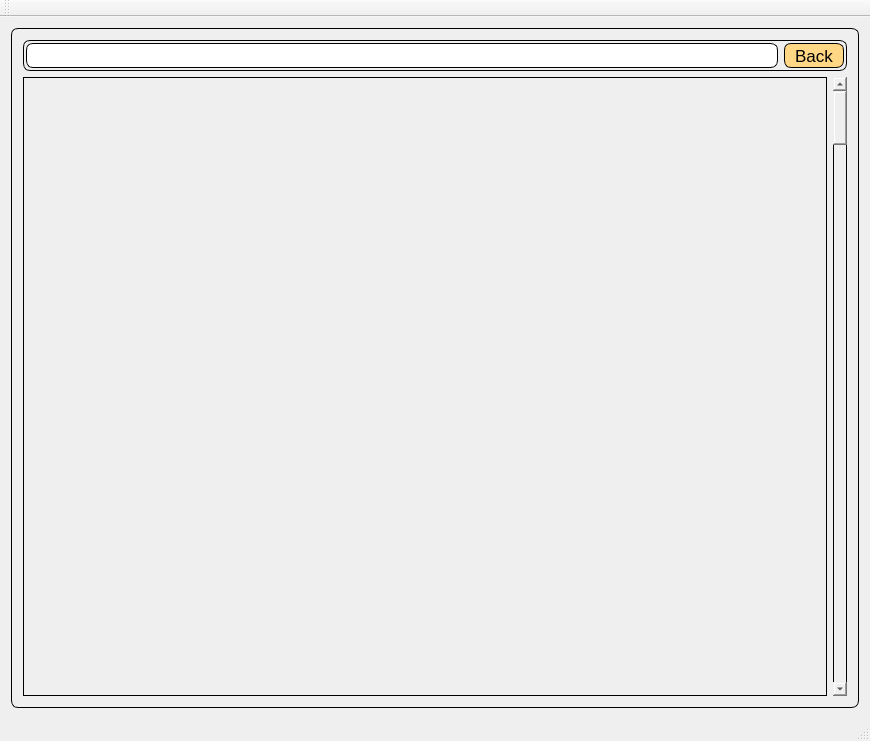
<?xml version="1.0" encoding="UTF-8"?>
<ui version="4.0">
 <class>ExplorerClass</class>
 <widget class="QMainWindow" name="ExplorerClass">
  <property name="geometry">
   <rect>
    <x>0</x>
    <y>0</y>
    <width>870</width>
    <height>741</height>
   </rect>
  </property>
  <property name="minimumSize">
   <size>
    <width>400</width>
    <height>300</height>
   </size>
  </property>
  <property name="windowTitle">
   <string>Explorer</string>
  </property>
  <widget class="QWidget" name="centralWidget">
   <layout class="QGridLayout" name="gridLayout">
    <item row="0" column="0">
     <widget class="QFrame" name="frame">
      <property name="styleSheet">
       <string notr="true">border: 1px solid; border-radius: 7px;</string>
      </property>
      <property name="frameShape">
       <enum>QFrame::StyledPanel</enum>
      </property>
      <property name="frameShadow">
       <enum>QFrame::Raised</enum>
      </property>
      <layout class="QGridLayout" name="gridLayout_2">
       <item row="1" column="0" colspan="2">
        <widget class="QFrame" name="general_frame">
         <property name="minimumSize">
          <size>
           <width>0</width>
           <height>0</height>
          </size>
         </property>
         <property name="styleSheet">
          <string notr="true">border: 1px solid; border-radius: 0px;</string>
         </property>
         <property name="frameShape">
          <enum>QFrame::NoFrame</enum>
         </property>
         <property name="frameShadow">
          <enum>QFrame::Plain</enum>
         </property>
        </widget>
       </item>
       <item row="1" column="2">
        <widget class="QScrollBar" name="v_bar_general">
         <property name="styleSheet">
          <string notr="true"/>
         </property>
         <property name="orientation">
          <enum>Qt::Vertical</enum>
         </property>
        </widget>
       </item>
       <item row="0" column="0" colspan="3">
        <widget class="QFrame" name="path_frame">
         <property name="minimumSize">
          <size>
           <width>0</width>
           <height>31</height>
          </size>
         </property>
         <property name="maximumSize">
          <size>
           <width>16777215</width>
           <height>31</height>
          </size>
         </property>
         <property name="frameShape">
          <enum>QFrame::StyledPanel</enum>
         </property>
         <property name="frameShadow">
          <enum>QFrame::Raised</enum>
         </property>
         <layout class="QHBoxLayout" name="horizontalLayout">
          <property name="leftMargin">
           <number>2</number>
          </property>
          <property name="topMargin">
           <number>2</number>
          </property>
          <property name="rightMargin">
           <number>2</number>
          </property>
          <property name="bottomMargin">
           <number>2</number>
          </property>
          <item>
           <widget class="QLineEdit" name="le_path">
            <property name="minimumSize">
             <size>
              <width>300</width>
              <height>25</height>
             </size>
            </property>
            <property name="maximumSize">
             <size>
              <width>16777215</width>
              <height>25</height>
             </size>
            </property>
            <property name="font">
             <font>
              <pointsize>10</pointsize>
             </font>
            </property>
           </widget>
          </item>
          <item>
           <widget class="QPushButton" name="btn_back">
            <property name="minimumSize">
             <size>
              <width>60</width>
              <height>25</height>
             </size>
            </property>
            <property name="maximumSize">
             <size>
              <width>60</width>
              <height>16777215</height>
             </size>
            </property>
            <property name="font">
             <font>
              <pointsize>13</pointsize>
             </font>
            </property>
            <property name="styleSheet">
             <string notr="true">QPushButton#btn_back:!hover:!pressed
{
background-color: rgb(255, 215, 133);
}
QPushButton#btn_back:hover:!pressed
{
background-color: rgb(203, 135, 0);
}
QPushButton#btn_back:hover:pressed
{
background-color: rgb(255, 215, 133);
}</string>
            </property>
            <property name="text">
             <string>Back</string>
            </property>
           </widget>
          </item>
         </layout>
        </widget>
       </item>
      </layout>
     </widget>
    </item>
   </layout>
  </widget>
  <widget class="QMenuBar" name="menuBar">
   <property name="geometry">
    <rect>
     <x>0</x>
     <y>0</y>
     <width>870</width>
     <height>21</height>
    </rect>
   </property>
  </widget>
  <widget class="QToolBar" name="mainToolBar">
   <attribute name="toolBarArea">
    <enum>TopToolBarArea</enum>
   </attribute>
   <attribute name="toolBarBreak">
    <bool>false</bool>
   </attribute>
  </widget>
  <widget class="QStatusBar" name="statusBar"/>
 </widget>
 <layoutdefault spacing="6" margin="11"/>
 <resources>
  <include location="explorer.qrc"/>
 </resources>
 <connections/>
</ui>
